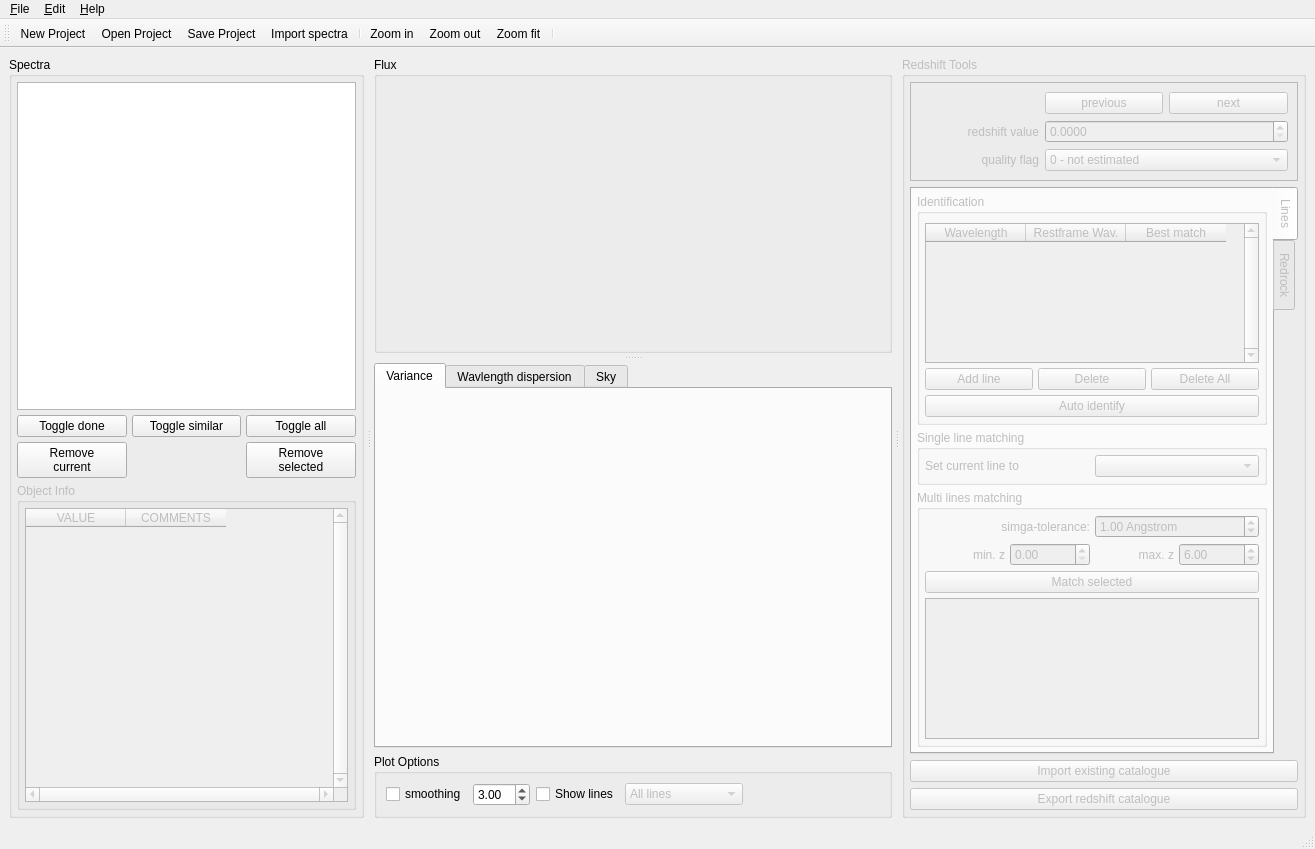
<?xml version="1.0" encoding="UTF-8"?>
<ui version="4.0">
 <class>MainWindow</class>
 <widget class="QMainWindow" name="MainWindow">
  <property name="geometry">
   <rect>
    <x>0</x>
    <y>0</y>
    <width>1315</width>
    <height>849</height>
   </rect>
  </property>
  <property name="sizePolicy">
   <sizepolicy hsizetype="Minimum" vsizetype="Preferred">
    <horstretch>0</horstretch>
    <verstretch>0</verstretch>
   </sizepolicy>
  </property>
  <property name="minimumSize">
   <size>
    <width>100</width>
    <height>100</height>
   </size>
  </property>
  <property name="windowTitle">
   <string>MainWindow</string>
  </property>
  <widget class="QWidget" name="central_widget">
   <layout class="QHBoxLayout" name="horizontalLayout">
    <item>
     <widget class="QSplitter" name="splitter_main">
      <property name="sizePolicy">
       <sizepolicy hsizetype="Expanding" vsizetype="Expanding">
        <horstretch>0</horstretch>
        <verstretch>0</verstretch>
       </sizepolicy>
      </property>
      <property name="frameShape">
       <enum>QFrame::NoFrame</enum>
      </property>
      <property name="frameShadow">
       <enum>QFrame::Plain</enum>
      </property>
      <property name="orientation">
       <enum>Qt::Horizontal</enum>
      </property>
      <property name="handleWidth">
       <number>10</number>
      </property>
      <widget class="QGroupBox" name="spec_group_box">
       <property name="sizePolicy">
        <sizepolicy hsizetype="MinimumExpanding" vsizetype="Expanding">
         <horstretch>0</horstretch>
         <verstretch>0</verstretch>
        </sizepolicy>
       </property>
       <property name="minimumSize">
        <size>
         <width>300</width>
         <height>0</height>
        </size>
       </property>
       <property name="autoFillBackground">
        <bool>false</bool>
       </property>
       <property name="title">
        <string>Spectra</string>
       </property>
       <property name="checkable">
        <bool>false</bool>
       </property>
       <layout class="QVBoxLayout" name="verticalLayout">
        <property name="spacing">
         <number>5</number>
        </property>
        <property name="leftMargin">
         <number>5</number>
        </property>
        <property name="topMargin">
         <number>5</number>
        </property>
        <property name="rightMargin">
         <number>5</number>
        </property>
        <property name="bottomMargin">
         <number>5</number>
        </property>
        <item>
         <widget class="QListWidget" name="spec_list_widget">
          <property name="sizePolicy">
           <sizepolicy hsizetype="Minimum" vsizetype="Expanding">
            <horstretch>0</horstretch>
            <verstretch>0</verstretch>
           </sizepolicy>
          </property>
         </widget>
        </item>
        <item>
         <layout class="QGridLayout" name="grid_layout">
          <item row="1" column="0">
           <widget class="QPushButton" name="remove_spec_button">
            <property name="text">
             <string>Remove
current</string>
            </property>
           </widget>
          </item>
          <item row="0" column="2">
           <widget class="QPushButton" name="toggle_all_button">
            <property name="text">
             <string>Toggle all</string>
            </property>
           </widget>
          </item>
          <item row="0" column="1">
           <widget class="QPushButton" name="toggle_similar_button">
            <property name="text">
             <string>Toggle similar</string>
            </property>
           </widget>
          </item>
          <item row="0" column="0">
           <widget class="QPushButton" name="toggle_done_button">
            <property name="text">
             <string>Toggle done</string>
            </property>
           </widget>
          </item>
          <item row="1" column="2">
           <widget class="QPushButton" name="remove_selected_button">
            <property name="text">
             <string>Remove
selected</string>
            </property>
           </widget>
          </item>
         </layout>
        </item>
        <item>
         <widget class="QGroupBox" name="info_group_box">
          <property name="enabled">
           <bool>false</bool>
          </property>
          <property name="sizePolicy">
           <sizepolicy hsizetype="Preferred" vsizetype="MinimumExpanding">
            <horstretch>0</horstretch>
            <verstretch>0</verstretch>
           </sizepolicy>
          </property>
          <property name="title">
           <string>Object Info</string>
          </property>
          <layout class="QVBoxLayout" name="verticalLayout_3">
           <property name="spacing">
            <number>5</number>
           </property>
           <property name="leftMargin">
            <number>5</number>
           </property>
           <property name="topMargin">
            <number>5</number>
           </property>
           <property name="rightMargin">
            <number>5</number>
           </property>
           <property name="bottomMargin">
            <number>5</number>
           </property>
           <item>
            <widget class="QTableWidget" name="obj_prop_table_widget">
             <property name="sizePolicy">
              <sizepolicy hsizetype="Minimum" vsizetype="Expanding">
               <horstretch>0</horstretch>
               <verstretch>0</verstretch>
              </sizepolicy>
             </property>
             <property name="verticalScrollBarPolicy">
              <enum>Qt::ScrollBarAlwaysOn</enum>
             </property>
             <property name="horizontalScrollBarPolicy">
              <enum>Qt::ScrollBarAlwaysOn</enum>
             </property>
             <property name="sizeAdjustPolicy">
              <enum>QAbstractScrollArea::AdjustIgnored</enum>
             </property>
             <property name="editTriggers">
              <set>QAbstractItemView::AnyKeyPressed|QAbstractItemView::EditKeyPressed</set>
             </property>
             <property name="alternatingRowColors">
              <bool>true</bool>
             </property>
             <property name="verticalScrollMode">
              <enum>QAbstractItemView::ScrollPerItem</enum>
             </property>
             <property name="horizontalScrollMode">
              <enum>QAbstractItemView::ScrollPerPixel</enum>
             </property>
             <attribute name="horizontalHeaderCascadingSectionResizes">
              <bool>true</bool>
             </attribute>
             <column>
              <property name="text">
               <string>VALUE</string>
              </property>
              <property name="font">
               <font>
                <bold>false</bold>
               </font>
              </property>
             </column>
             <column>
              <property name="text">
               <string>COMMENTS</string>
              </property>
             </column>
            </widget>
           </item>
          </layout>
         </widget>
        </item>
       </layout>
      </widget>
      <widget class="QWidget" name="layoutWidget">
       <layout class="QVBoxLayout" name="vertical_layout_2" stretch="0,0">
        <item>
         <widget class="QSplitter" name="splitter_plots">
          <property name="sizePolicy">
           <sizepolicy hsizetype="Expanding" vsizetype="Expanding">
            <horstretch>0</horstretch>
            <verstretch>0</verstretch>
           </sizepolicy>
          </property>
          <property name="frameShape">
           <enum>QFrame::NoFrame</enum>
          </property>
          <property name="frameShadow">
           <enum>QFrame::Plain</enum>
          </property>
          <property name="orientation">
           <enum>Qt::Vertical</enum>
          </property>
          <property name="handleWidth">
           <number>10</number>
          </property>
          <widget class="QGroupBox" name="flux_group_box">
           <property name="sizePolicy">
            <sizepolicy hsizetype="Expanding" vsizetype="Expanding">
             <horstretch>0</horstretch>
             <verstretch>0</verstretch>
            </sizepolicy>
           </property>
           <property name="title">
            <string>Flux</string>
           </property>
           <property name="flat">
            <bool>false</bool>
           </property>
           <layout class="QGridLayout" name="fluxGroupBoxGridLayout">
            <property name="leftMargin">
             <number>0</number>
            </property>
            <property name="topMargin">
             <number>0</number>
            </property>
            <property name="rightMargin">
             <number>0</number>
            </property>
            <property name="bottomMargin">
             <number>0</number>
            </property>
            <property name="spacing">
             <number>0</number>
            </property>
            <item row="0" column="0">
             <widget class="QWidget" name="flux_container_widget" native="true">
              <property name="sizePolicy">
               <sizepolicy hsizetype="Expanding" vsizetype="Expanding">
                <horstretch>0</horstretch>
                <verstretch>0</verstretch>
               </sizepolicy>
              </property>
              <layout class="QHBoxLayout" name="flux_widget_layout">
               <property name="spacing">
                <number>0</number>
               </property>
               <property name="leftMargin">
                <number>0</number>
               </property>
               <property name="topMargin">
                <number>0</number>
               </property>
               <property name="rightMargin">
                <number>0</number>
               </property>
               <property name="bottomMargin">
                <number>0</number>
               </property>
              </layout>
             </widget>
            </item>
           </layout>
          </widget>
          <widget class="QTabWidget" name="other_charts_tab_widget">
           <property name="sizePolicy">
            <sizepolicy hsizetype="Expanding" vsizetype="Expanding">
             <horstretch>0</horstretch>
             <verstretch>0</verstretch>
            </sizepolicy>
           </property>
           <property name="minimumSize">
            <size>
             <width>0</width>
             <height>100</height>
            </size>
           </property>
           <property name="currentIndex">
            <number>0</number>
           </property>
           <widget class="QWidget" name="container_tab_var">
            <attribute name="title">
             <string>Variance</string>
            </attribute>
            <layout class="QGridLayout" name="var_widget_layout">
             <property name="leftMargin">
              <number>0</number>
             </property>
             <property name="topMargin">
              <number>0</number>
             </property>
             <property name="rightMargin">
              <number>0</number>
             </property>
             <property name="bottomMargin">
              <number>0</number>
             </property>
             <property name="spacing">
              <number>0</number>
             </property>
            </layout>
           </widget>
           <widget class="QWidget" name="container_tab_wd">
            <attribute name="title">
             <string>Wavlength dispersion</string>
            </attribute>
            <layout class="QGridLayout" name="wdisp_widget_layout">
             <property name="leftMargin">
              <number>0</number>
             </property>
             <property name="topMargin">
              <number>0</number>
             </property>
             <property name="rightMargin">
              <number>0</number>
             </property>
             <property name="bottomMargin">
              <number>0</number>
             </property>
             <property name="spacing">
              <number>0</number>
             </property>
            </layout>
           </widget>
           <widget class="QWidget" name="container_tab_sky">
            <attribute name="title">
             <string>Sky</string>
            </attribute>
            <layout class="QGridLayout" name="sky_widget_layout">
             <property name="leftMargin">
              <number>0</number>
             </property>
             <property name="topMargin">
              <number>0</number>
             </property>
             <property name="rightMargin">
              <number>0</number>
             </property>
             <property name="bottomMargin">
              <number>0</number>
             </property>
             <property name="spacing">
              <number>0</number>
             </property>
            </layout>
           </widget>
          </widget>
         </widget>
        </item>
        <item>
         <widget class="QGroupBox" name="plot_group_box">
          <property name="enabled">
           <bool>true</bool>
          </property>
          <property name="sizePolicy">
           <sizepolicy hsizetype="Expanding" vsizetype="Preferred">
            <horstretch>0</horstretch>
            <verstretch>0</verstretch>
           </sizepolicy>
          </property>
          <property name="title">
           <string>Plot Options</string>
          </property>
          <layout class="QVBoxLayout" name="verticalLayout_11">
           <item>
            <layout class="QHBoxLayout" name="horizontal_layout_2">
             <item>
              <widget class="QCheckBox" name="smoothing_check_box">
               <property name="text">
                <string>smoothing</string>
               </property>
              </widget>
             </item>
             <item>
              <widget class="QDoubleSpinBox" name="smoothing_dspinbox">
               <property name="minimum">
                <double>0.000000000000000</double>
               </property>
               <property name="maximum">
                <double>10.000000000000000</double>
               </property>
               <property name="value">
                <double>3.000000000000000</double>
               </property>
              </widget>
             </item>
             <item>
              <widget class="QCheckBox" name="show_lines_check_box">
               <property name="enabled">
                <bool>true</bool>
               </property>
               <property name="text">
                <string>Show lines</string>
               </property>
              </widget>
             </item>
             <item>
              <widget class="QComboBox" name="show_lines_combo_box">
               <property name="enabled">
                <bool>false</bool>
               </property>
               <item>
                <property name="text">
                 <string>All lines</string>
                </property>
               </item>
               <item>
                <property name="text">
                 <string>Emission lines</string>
                </property>
               </item>
               <item>
                <property name="text">
                 <string>Absorption lines</string>
                </property>
               </item>
              </widget>
             </item>
             <item>
              <spacer name="horizontal_spacer_2">
               <property name="orientation">
                <enum>Qt::Horizontal</enum>
               </property>
               <property name="sizeHint" stdset="0">
                <size>
                 <width>40</width>
                 <height>20</height>
                </size>
               </property>
              </spacer>
             </item>
            </layout>
           </item>
          </layout>
         </widget>
        </item>
       </layout>
      </widget>
      <widget class="QGroupBox" name="red_group_box">
       <property name="enabled">
        <bool>false</bool>
       </property>
       <property name="sizePolicy">
        <sizepolicy hsizetype="Minimum" vsizetype="MinimumExpanding">
         <horstretch>0</horstretch>
         <verstretch>0</verstretch>
        </sizepolicy>
       </property>
       <property name="minimumSize">
        <size>
         <width>300</width>
         <height>0</height>
        </size>
       </property>
       <property name="title">
        <string>Redshift Tools</string>
       </property>
       <layout class="QVBoxLayout" name="verticalLayout_4">
        <property name="leftMargin">
         <number>5</number>
        </property>
        <property name="topMargin">
         <number>5</number>
        </property>
        <property name="rightMargin">
         <number>5</number>
        </property>
        <property name="bottomMargin">
         <number>5</number>
        </property>
        <item>
         <widget class="QFrame" name="frame">
          <property name="sizePolicy">
           <sizepolicy hsizetype="Minimum" vsizetype="Minimum">
            <horstretch>0</horstretch>
            <verstretch>0</verstretch>
           </sizepolicy>
          </property>
          <property name="frameShape">
           <enum>QFrame::StyledPanel</enum>
          </property>
          <layout class="QGridLayout" name="gridLayout" columnstretch="0,0,0">
           <item row="2" column="0">
            <widget class="QLabel" name="label_4">
             <property name="sizePolicy">
              <sizepolicy hsizetype="Minimum" vsizetype="Minimum">
               <horstretch>0</horstretch>
               <verstretch>0</verstretch>
              </sizepolicy>
             </property>
             <property name="text">
              <string>quality flag</string>
             </property>
             <property name="alignment">
              <set>Qt::AlignRight|Qt::AlignTrailing|Qt::AlignVCenter</set>
             </property>
            </widget>
           </item>
           <item row="1" column="0">
            <widget class="QLabel" name="label">
             <property name="sizePolicy">
              <sizepolicy hsizetype="Minimum" vsizetype="Minimum">
               <horstretch>0</horstretch>
               <verstretch>0</verstretch>
              </sizepolicy>
             </property>
             <property name="text">
              <string>redshift value</string>
             </property>
             <property name="alignment">
              <set>Qt::AlignRight|Qt::AlignTrailing|Qt::AlignVCenter</set>
             </property>
            </widget>
           </item>
           <item row="0" column="2">
            <widget class="QPushButton" name="next_spec_button">
             <property name="text">
              <string>next</string>
             </property>
            </widget>
           </item>
           <item row="0" column="1">
            <widget class="QPushButton" name="previous_spec_button">
             <property name="text">
              <string>previous</string>
             </property>
            </widget>
           </item>
           <item row="1" column="1" colspan="2">
            <widget class="QDoubleSpinBox" name="z_dspinbox">
             <property name="decimals">
              <number>4</number>
             </property>
             <property name="singleStep">
              <double>0.001000000000000</double>
             </property>
             <property name="stepType">
              <enum>QAbstractSpinBox::DefaultStepType</enum>
             </property>
            </widget>
           </item>
           <item row="2" column="1" colspan="2">
            <widget class="QComboBox" name="qflag_combo_box">
             <property name="sizePolicy">
              <sizepolicy hsizetype="Minimum" vsizetype="Minimum">
               <horstretch>0</horstretch>
               <verstretch>0</verstretch>
              </sizepolicy>
             </property>
             <item>
              <property name="text">
               <string>0 - not estimated</string>
              </property>
             </item>
             <item>
              <property name="text">
               <string>1 - unreliable</string>
              </property>
             </item>
             <item>
              <property name="text">
               <string>2 - likely</string>
              </property>
             </item>
             <item>
              <property name="text">
               <string>3 - secure</string>
              </property>
             </item>
             <item>
              <property name="text">
               <string>9 - from one line</string>
              </property>
             </item>
            </widget>
           </item>
          </layout>
         </widget>
        </item>
        <item>
         <widget class="QTabWidget" name="tab_widget">
          <property name="sizePolicy">
           <sizepolicy hsizetype="Minimum" vsizetype="Expanding">
            <horstretch>0</horstretch>
            <verstretch>0</verstretch>
           </sizepolicy>
          </property>
          <property name="tabPosition">
           <enum>QTabWidget::East</enum>
          </property>
          <property name="tabShape">
           <enum>QTabWidget::Rounded</enum>
          </property>
          <property name="currentIndex">
           <number>0</number>
          </property>
          <widget class="QWidget" name="tab_lines">
           <attribute name="title">
            <string>Lines</string>
           </attribute>
           <layout class="QVBoxLayout" name="verticalLayout_5">
            <property name="spacing">
             <number>5</number>
            </property>
            <property name="leftMargin">
             <number>5</number>
            </property>
            <property name="topMargin">
             <number>5</number>
            </property>
            <property name="rightMargin">
             <number>5</number>
            </property>
            <property name="bottomMargin">
             <number>5</number>
            </property>
            <item>
             <widget class="QGroupBox" name="group_box_4">
              <property name="sizePolicy">
               <sizepolicy hsizetype="Minimum" vsizetype="Preferred">
                <horstretch>0</horstretch>
                <verstretch>0</verstretch>
               </sizepolicy>
              </property>
              <property name="title">
               <string>Identification</string>
              </property>
              <layout class="QVBoxLayout" name="verticalLayout_6">
               <property name="spacing">
                <number>5</number>
               </property>
               <property name="leftMargin">
                <number>5</number>
               </property>
               <property name="rightMargin">
                <number>5</number>
               </property>
               <property name="bottomMargin">
                <number>5</number>
               </property>
               <item>
                <widget class="QTableWidget" name="lines_table_widget">
                 <property name="sizePolicy">
                  <sizepolicy hsizetype="Minimum" vsizetype="Expanding">
                   <horstretch>0</horstretch>
                   <verstretch>0</verstretch>
                  </sizepolicy>
                 </property>
                 <property name="verticalScrollBarPolicy">
                  <enum>Qt::ScrollBarAlwaysOn</enum>
                 </property>
                 <property name="columnCount">
                  <number>3</number>
                 </property>
                 <column>
                  <property name="text">
                   <string>Wavelength</string>
                  </property>
                 </column>
                 <column>
                  <property name="text">
                   <string>Restframe Wav.</string>
                  </property>
                 </column>
                 <column>
                  <property name="text">
                   <string>Best match</string>
                  </property>
                 </column>
                </widget>
               </item>
               <item>
                <layout class="QGridLayout" name="grid_layout_2">
                 <item row="0" column="1">
                  <widget class="QPushButton" name="delete_line_button">
                   <property name="text">
                    <string>Delete</string>
                   </property>
                  </widget>
                 </item>
                 <item row="0" column="0">
                  <widget class="QPushButton" name="add_line_button">
                   <property name="text">
                    <string>Add line</string>
                   </property>
                  </widget>
                 </item>
                 <item row="0" column="2">
                  <widget class="QPushButton" name="delete_lines_button">
                   <property name="text">
                    <string>Delete All</string>
                   </property>
                  </widget>
                 </item>
                </layout>
               </item>
               <item>
                <widget class="QPushButton" name="lines_auto_button">
                 <property name="text">
                  <string>Auto identify</string>
                 </property>
                </widget>
               </item>
              </layout>
             </widget>
            </item>
            <item>
             <widget class="QGroupBox" name="group_box">
              <property name="title">
               <string>Single line matching</string>
              </property>
              <layout class="QGridLayout" name="gridLayout_2">
               <property name="leftMargin">
                <number>5</number>
               </property>
               <property name="topMargin">
                <number>5</number>
               </property>
               <property name="rightMargin">
                <number>5</number>
               </property>
               <property name="bottomMargin">
                <number>5</number>
               </property>
               <property name="horizontalSpacing">
                <number>5</number>
               </property>
               <item row="0" column="1">
                <widget class="QComboBox" name="single_line_combo_box"/>
               </item>
               <item row="0" column="0">
                <widget class="QLabel" name="label_6">
                 <property name="text">
                  <string>Set current line to</string>
                 </property>
                </widget>
               </item>
              </layout>
             </widget>
            </item>
            <item>
             <widget class="QGroupBox" name="group_box_7">
              <property name="title">
               <string>Multi lines matching</string>
              </property>
              <layout class="QVBoxLayout" name="verticalLayout_12">
               <property name="spacing">
                <number>5</number>
               </property>
               <property name="leftMargin">
                <number>5</number>
               </property>
               <property name="topMargin">
                <number>5</number>
               </property>
               <property name="rightMargin">
                <number>5</number>
               </property>
               <property name="bottomMargin">
                <number>5</number>
               </property>
               <item>
                <layout class="QHBoxLayout" name="horizontal_layout_5">
                 <item>
                  <widget class="QLabel" name="label_3">
                   <property name="text">
                    <string>simga-tolerance:</string>
                   </property>
                   <property name="alignment">
                    <set>Qt::AlignRight|Qt::AlignTrailing|Qt::AlignVCenter</set>
                   </property>
                  </widget>
                 </item>
                 <item>
                  <widget class="QDoubleSpinBox" name="lines_tol_dspinbox">
                   <property name="suffix">
                    <string> Angstrom</string>
                   </property>
                   <property name="minimum">
                    <double>0.100000000000000</double>
                   </property>
                   <property name="maximum">
                    <double>99.000000000000000</double>
                   </property>
                   <property name="singleStep">
                    <double>0.100000000000000</double>
                   </property>
                   <property name="value">
                    <double>1.000000000000000</double>
                   </property>
                  </widget>
                 </item>
                </layout>
               </item>
               <item>
                <layout class="QHBoxLayout" name="horizontal_layout_7">
                 <item>
                  <widget class="QLabel" name="label_5">
                   <property name="text">
                    <string>min. z</string>
                   </property>
                   <property name="alignment">
                    <set>Qt::AlignRight|Qt::AlignTrailing|Qt::AlignVCenter</set>
                   </property>
                  </widget>
                 </item>
                 <item>
                  <widget class="QDoubleSpinBox" name="z_min_dspinbox">
                   <property name="maximum">
                    <double>999.000000000000000</double>
                   </property>
                   <property name="singleStep">
                    <double>0.001000000000000</double>
                   </property>
                  </widget>
                 </item>
                 <item>
                  <widget class="QLabel" name="label_2">
                   <property name="text">
                    <string>max. z</string>
                   </property>
                   <property name="alignment">
                    <set>Qt::AlignRight|Qt::AlignTrailing|Qt::AlignVCenter</set>
                   </property>
                  </widget>
                 </item>
                 <item>
                  <widget class="QDoubleSpinBox" name="z_max_dspinbox">
                   <property name="value">
                    <double>6.000000000000000</double>
                   </property>
                  </widget>
                 </item>
                </layout>
               </item>
               <item>
                <widget class="QPushButton" name="match_lines_button">
                 <property name="text">
                  <string>Match selected</string>
                 </property>
                </widget>
               </item>
               <item>
                <widget class="QListWidget" name="lines_match_list_widget"/>
               </item>
              </layout>
             </widget>
            </item>
           </layout>
          </widget>
          <widget class="QWidget" name="tab_rr">
           <attribute name="title">
            <string>Redrock</string>
           </attribute>
           <layout class="QVBoxLayout" name="verticalLayout_7">
            <property name="spacing">
             <number>5</number>
            </property>
            <property name="leftMargin">
             <number>5</number>
            </property>
            <property name="topMargin">
             <number>5</number>
            </property>
            <property name="rightMargin">
             <number>5</number>
            </property>
            <property name="bottomMargin">
             <number>5</number>
            </property>
            <item>
             <widget class="QGroupBox" name="group_box_5">
              <property name="title">
               <string>Options</string>
              </property>
              <layout class="QVBoxLayout" name="verticalLayout_8">
               <property name="spacing">
                <number>5</number>
               </property>
               <property name="leftMargin">
                <number>5</number>
               </property>
               <property name="topMargin">
                <number>5</number>
               </property>
               <property name="rightMargin">
                <number>5</number>
               </property>
               <property name="bottomMargin">
                <number>5</number>
               </property>
               <item>
                <widget class="QRadioButton" name="redrock_all_radio">
                 <property name="text">
                  <string>for all ob&amp;jects</string>
                 </property>
                 <property name="checked">
                  <bool>true</bool>
                 </property>
                </widget>
               </item>
               <item>
                <widget class="QRadioButton" name="redrock_selected_radio">
                 <property name="text">
                  <string>for selected objects onl&amp;y</string>
                 </property>
                </widget>
               </item>
               <item>
                <widget class="QRadioButton" name="redrock_current_radio">
                 <property name="text">
                  <string>for c&amp;urrent object only</string>
                 </property>
                 <property name="checked">
                  <bool>false</bool>
                 </property>
                </widget>
               </item>
              </layout>
             </widget>
            </item>
            <item>
             <widget class="QGroupBox" name="group_box_6">
              <property name="title">
               <string>Status</string>
              </property>
              <layout class="QVBoxLayout" name="verticalLayout_9">
               <property name="spacing">
                <number>5</number>
               </property>
               <property name="leftMargin">
                <number>5</number>
               </property>
               <property name="topMargin">
                <number>5</number>
               </property>
               <property name="rightMargin">
                <number>5</number>
               </property>
               <property name="bottomMargin">
                <number>5</number>
               </property>
               <item>
                <widget class="QTextEdit" name="redrock_text_edit">
                 <property name="verticalScrollBarPolicy">
                  <enum>Qt::ScrollBarAlwaysOn</enum>
                 </property>
                 <property name="horizontalScrollBarPolicy">
                  <enum>Qt::ScrollBarAlwaysOn</enum>
                 </property>
                 <property name="undoRedoEnabled">
                  <bool>false</bool>
                 </property>
                 <property name="lineWrapMode">
                  <enum>QTextEdit::NoWrap</enum>
                 </property>
                 <property name="readOnly">
                  <bool>true</bool>
                 </property>
                 <property name="markdown">
                  <string notr="true"/>
                 </property>
                 <property name="html">
                  <string notr="true">&lt;!DOCTYPE HTML PUBLIC &quot;-//W3C//DTD HTML 4.0//EN&quot; &quot;http://www.w3.org/TR/REC-html40/strict.dtd&quot;&gt;
&lt;html&gt;&lt;head&gt;&lt;meta name=&quot;qrichtext&quot; content=&quot;1&quot; /&gt;&lt;meta charset=&quot;utf-8&quot; /&gt;&lt;style type=&quot;text/css&quot;&gt;
p, li { white-space: pre-wrap; }
hr { height: 1px; border-width: 0; }
li.unchecked::marker { content: &quot;\2610&quot;; }
li.checked::marker { content: &quot;\2612&quot;; }
&lt;/style&gt;&lt;/head&gt;&lt;body style=&quot; font-family:'Noto Sans'; font-size:10pt; font-weight:400; font-style:normal;&quot;&gt;
&lt;p style=&quot;-qt-paragraph-type:empty; margin-top:0px; margin-bottom:0px; margin-left:0px; margin-right:0px; -qt-block-indent:0; text-indent:0px;&quot;&gt;&lt;br /&gt;&lt;/p&gt;&lt;/body&gt;&lt;/html&gt;</string>
                 </property>
                 <property name="placeholderText">
                  <string notr="true"/>
                 </property>
                </widget>
               </item>
               <item>
                <widget class="QProgressBar" name="redrock_progress_bar">
                 <property name="value">
                  <number>0</number>
                 </property>
                </widget>
               </item>
              </layout>
             </widget>
            </item>
            <item>
             <widget class="QPushButton" name="redrock_run_button">
              <property name="text">
               <string>Run</string>
              </property>
             </widget>
            </item>
           </layout>
          </widget>
         </widget>
        </item>
        <item>
         <widget class="QPushButton" name="import_zcat_button">
          <property name="text">
           <string>Import existing catalogue</string>
          </property>
         </widget>
        </item>
        <item>
         <widget class="QPushButton" name="export_zcat_button">
          <property name="text">
           <string>Export redshift catalogue</string>
          </property>
         </widget>
        </item>
       </layout>
      </widget>
     </widget>
    </item>
   </layout>
  </widget>
  <widget class="QMenuBar" name="menubar">
   <property name="geometry">
    <rect>
     <x>0</x>
     <y>0</y>
     <width>1315</width>
     <height>23</height>
    </rect>
   </property>
   <widget class="QMenu" name="menuFile">
    <property name="title">
     <string>&amp;File</string>
    </property>
    <addaction name="action_open_project"/>
    <addaction name="action_save_project"/>
    <addaction name="action_save_project_as"/>
    <addaction name="separator"/>
    <addaction name="action_import_spectra"/>
    <addaction name="separator"/>
    <addaction name="separator"/>
    <addaction name="action_import_zcat"/>
    <addaction name="action_export_zcat"/>
    <addaction name="separator"/>
    <addaction name="action_exit"/>
    <addaction name="separator"/>
   </widget>
   <widget class="QMenu" name="menu_about">
    <property name="title">
     <string>&amp;Help</string>
    </property>
    <addaction name="separator"/>
    <addaction name="action_online_user_manual"/>
    <addaction name="separator"/>
    <addaction name="action_controls_layout"/>
    <addaction name="action_about"/>
   </widget>
   <widget class="QMenu" name="menu_edit">
    <property name="title">
     <string>&amp;Edit</string>
    </property>
    <addaction name="action_settings"/>
   </widget>
   <addaction name="menuFile"/>
   <addaction name="menu_edit"/>
   <addaction name="menu_about"/>
  </widget>
  <widget class="QStatusBar" name="statusbar"/>
  <widget class="QToolBar" name="toolBar">
   <property name="windowTitle">
    <string>toolBar</string>
   </property>
   <property name="toolButtonStyle">
    <enum>Qt::ToolButtonIconOnly</enum>
   </property>
   <attribute name="toolBarArea">
    <enum>TopToolBarArea</enum>
   </attribute>
   <attribute name="toolBarBreak">
    <bool>false</bool>
   </attribute>
   <addaction name="action_new_project"/>
   <addaction name="action_open_project"/>
   <addaction name="action_save_project"/>
   <addaction name="action_import_spectra"/>
   <addaction name="separator"/>
   <addaction name="action_zoom_in"/>
   <addaction name="action_zoom_out"/>
   <addaction name="action_zoom_fit"/>
   <addaction name="separator"/>
  </widget>
  <action name="action_open_project">
   <property name="icon">
    <iconset theme="document-open"/>
   </property>
   <property name="text">
    <string>&amp;Open Project</string>
   </property>
   <property name="toolTip">
    <string>Open Project</string>
   </property>
  </action>
  <action name="action_save_project">
   <property name="icon">
    <iconset theme="document-save"/>
   </property>
   <property name="text">
    <string>&amp;Save Project</string>
   </property>
   <property name="toolTip">
    <string>Save current session to a file</string>
   </property>
  </action>
  <action name="action_import_spectra">
   <property name="icon">
    <iconset theme="list-add"/>
   </property>
   <property name="text">
    <string>&amp;Import spectra</string>
   </property>
  </action>
  <action name="action_exit">
   <property name="icon">
    <iconset theme="application-exit"/>
   </property>
   <property name="text">
    <string>&amp;Exit</string>
   </property>
  </action>
  <action name="action_save_project_as">
   <property name="icon">
    <iconset theme="document-save-as"/>
   </property>
   <property name="text">
    <string>Save &amp;Project As...</string>
   </property>
   <property name="toolTip">
    <string>Save current session to as file ...</string>
   </property>
  </action>
  <action name="action_zoom_in">
   <property name="icon">
    <iconset theme="zoom-in"/>
   </property>
   <property name="text">
    <string>Zoom in</string>
   </property>
   <property name="toolTip">
    <string>Zoom in</string>
   </property>
   <property name="menuRole">
    <enum>QAction::NoRole</enum>
   </property>
  </action>
  <action name="action_zoom_out">
   <property name="icon">
    <iconset theme="zoom-out"/>
   </property>
   <property name="text">
    <string>Zoom out</string>
   </property>
   <property name="toolTip">
    <string>Zoom out</string>
   </property>
   <property name="menuRole">
    <enum>QAction::NoRole</enum>
   </property>
  </action>
  <action name="action_zoom_fit">
   <property name="icon">
    <iconset theme="zoom-original"/>
   </property>
   <property name="text">
    <string>Zoom fit</string>
   </property>
   <property name="toolTip">
    <string>Zoom fit</string>
   </property>
   <property name="menuRole">
    <enum>QAction::NoRole</enum>
   </property>
  </action>
  <action name="action_new_project">
   <property name="icon">
    <iconset theme="document-new"/>
   </property>
   <property name="text">
    <string>New Project</string>
   </property>
   <property name="toolTip">
    <string>Start a new empty project</string>
   </property>
   <property name="menuRole">
    <enum>QAction::NoRole</enum>
   </property>
  </action>
  <action name="action_online_user_manual">
   <property name="icon">
    <iconset theme="help-browser"/>
   </property>
   <property name="text">
    <string>&amp;Online user manual</string>
   </property>
  </action>
  <action name="action_about">
   <property name="icon">
    <iconset theme="dialog-information"/>
   </property>
   <property name="text">
    <string>&amp;About</string>
   </property>
  </action>
  <action name="action_controls_layout">
   <property name="icon">
    <iconset theme="accessories-character-map"/>
   </property>
   <property name="text">
    <string>&amp;Controls layout</string>
   </property>
  </action>
  <action name="action_settings">
   <property name="icon">
    <iconset theme="preferences-other"/>
   </property>
   <property name="text">
    <string>&amp;Settings</string>
   </property>
  </action>
  <action name="action_import_zcat">
   <property name="text">
    <string>Import spectroscopi catalogue</string>
   </property>
  </action>
  <action name="action_export_zcat">
   <property name="text">
    <string>Export spectroscopic catalogue</string>
   </property>
  </action>
 </widget>
 <resources/>
 <connections>
  <connection>
   <sender>show_lines_check_box</sender>
   <signal>toggled(bool)</signal>
   <receiver>show_lines_combo_box</receiver>
   <slot>setEnabled(bool)</slot>
   <hints>
    <hint type="sourcelabel">
     <x>553</x>
     <y>672</y>
    </hint>
    <hint type="destinationlabel">
     <x>594</x>
     <y>672</y>
    </hint>
   </hints>
  </connection>
 </connections>
</ui>
